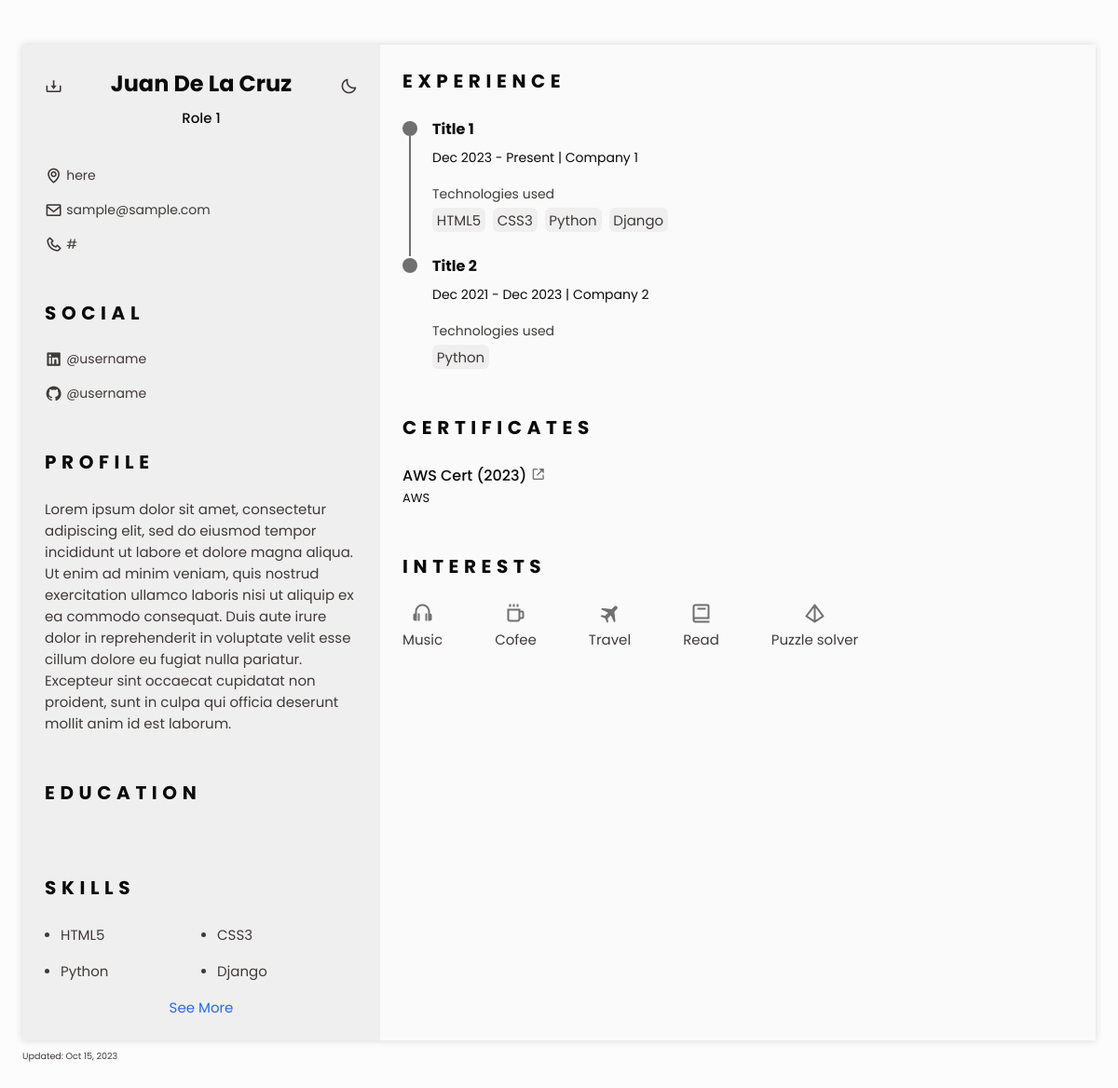
The page /digital_cv/ on the database its author committed.
### apps/portfolio/models.py (models this page shows, shortened)
class Personal(models.Model):
    name = models.CharField(max_length=50, blank=True, null=True)
    role = models.TextField(max_length=500, blank=True, null=True)
    mini_description = models.TextField(max_length=500, blank=True, null=True)
    cv_description = models.TextField(max_length=500, blank=True, null=True)
    cv_link = models.URLField(blank=True, null=True)
    photo = models.ImageField(upload_to='profile_pics/main', blank=True, null=True)
    github = models.URLField(blank=True, null=True)
    linkedin = models.URLField(blank=True, null=True)
    phone = models.CharField(max_length=20, blank=True, null=True)
    email = models.EmailField(blank=True, null=True)
    location = models.CharField(max_length=50, blank=True, null=True)

class Technology(models.Model):
    name = models.CharField(max_length=100)
    photo = models.URLField(blank=True, null=True)

class Experience(models.Model):
    title = models.CharField(max_length=200)
    company = models.CharField(max_length=200)
    start_date = models.CharField(max_length=7)  # Store as string in "MMM YYYY" format
    end_date = models.CharField(max_length=7, null=True, blank=True)  # Store as string in "MMM YYYY" format
    is_current = models.BooleanField(default=False)
    technologies = models.ManyToManyField('Technology')
    @property
    def formatted_start_date(self):
        if len(self.start_date) == 7:
            month = self.start_date[:3].capitalize()
            year = self.start_date[3:]
            return f"{month} {year}"
        return self.start_date
    @property
    def formatted_end_date(self):
        if len(self.end_date) == 7:
            month = self.end_date[:3].capitalize()
            year = self.end_date[3:]
            return f"{month} {year}"
        return self.end_date

class Portfolio(models.Model):
    FILTER_CHOICES = [
        ('filter-project', 'Project'),
        ('filter-certification', 'Certification'),
        ('filter-badge', 'Badge'),
    ]
    name = models.CharField(max_length=100)
    filter = models.CharField(max_length=50, choices=FILTER_CHOICES)
    issuer = models.ForeignKey(Issuing_Organization, on_delete=models.CASCADE, null=True, blank=True)
    year = models.CharField(max_length=4, null=True, blank=True)
    object_fit = models.CharField(max_length=100, null=True, blank=True)
    def get_upload_to(self, filename):
        if self.filter == 'filter-project':
            return 'portfolio/project/{}'.format(filename)
        elif self.filter == 'filter-certification':
            return 'portfolio/certification/{}'.format(filename)
        elif self.filter == 'filter-badge':
            return 'portfolio/badge/{}'.format(filename)
    photo = models.ImageField(upload_to=get_upload_to, blank=True, null=True)
    link1 = models.URLField(blank=True, null=True)
    link2 = models.URLField(blank=True, null=True)
    link3 = models.URLField(blank=True, null=True)

class Issuing_Organization(models.Model):
    name = models.CharField(max_length=100)

### apps/portfolio/views.py (the view)
# urls.py: path('digital_cv/', DigitalCVPageView.as_view(), name='digital_cv'),
class DigitalCVPageView(TemplateView):
    template_name = 'portfolio/digital_cv.html'
    def get_context_data(self, **kwargs):
        context = super().get_context_data(**kwargs)
        experiences = Experience.objects.all()
        for experience in experiences:
            descriptions = Description.objects.filter(experience=experience).order_by('order_number')
            experience.descriptions.set(descriptions)
        context['experiences'] = experiences
        context['personal'] = Personal.objects.all()
        context['education'] = Education.objects.all()
        context['technologies'] = Technology.objects.all()
        context['portfolio'] = Portfolio.objects.filter(
            Q(filter='filter-certification')
        )
        context['website_title'] = Personal.objects.first()
        grouped_portfolio = {}
        portfolios = sorted(context['portfolio'], key=attrgetter('year'), reverse=True)
        for item in portfolios:
            issuer_name = item.issuer.name if item.issuer else "Unknown Issuer"
            if issuer_name not in grouped_portfolio:
                grouped_portfolio[issuer_name] = []
            grouped_portfolio[issuer_name].append(item)
        context['grouped_portfolio'] = grouped_portfolio
        return context

### templates/portfolio/digital_cv.html (shortened to what this page needs)
{% load static %}
<!DOCTYPE html>
<html lang="en">
<head>
    <link rel="stylesheet" href="https://cdn.jsdelivr.net/npm/boxicons@latest/css/boxicons.min.css">
    <link rel="stylesheet" href="{% static 'assets/css/styles_cv.css' %}">
</head>
<body>
    <main class="l-main bd-container">
        <div class="resume" id="area-cv">
            <div class="resume__left">
                {% for personal_info in personal %}
                <section class="home" id="home">
                    <div class="home__container section bd-grid">
                        <div class="home__data bd-grid">
                            <h1 class="home__title"><b>{{ personal_info.name }}</b></h1>
                            <h3 class="home__profession">{{ personal_info.role }}</h3>
                        </div>
                        <div class="home__address bd-grid">
                            <span class="home__information">
                                <i class='bx bx-map home__icon'></i> {{ personal_info.location }}
                            </span>
                            <a href="mailto:rubico.adrian@gmail.com" target="_black" class="home__information">
                                <i class='bx bx-envelope home__icon'></i> {{ personal_info.email }}
                            </a>
                            <a href="tel:+639219607099" target="_black" class="home__information">
                                <i class='bx bx-phone home__icon'></i> {{ personal_info.phone }}
                            </a>
                        </div>
                    </div>
                    <i class="bx bx-moon change-theme" title="Theme" id="theme-button"></i>
                    <a title="Download PDF" class="bx bx-download generate-pdf"
                        href="{{ personal_info.cv_link }}" target="_blank"></a>
                </section>
                <section class="social section">
                    <h2 class="section-title">SOCIAL</h2>
                    <div class="social__container bd-grid">
                        <a href="{{ personal_info.linkedin }}" target="_blank" class="social__link">
                            <i class='bx bxl-linkedin-square social__icon'></i> @username
                        </a>
                        <a href="{{ personal_info.github }}" target="_blank" class="social__link">
                            <i class='bx bxl-github social__icon'></i> @username
                        </a>
                    </div>
                </section>
                <section class="profile section" id="profile">
                    <h2 class="section-title">Profile</h2>
                    <p class="profile__description">
                        {{ personal_info.cv_description }}
                    </p>
                </section>
                {% endfor %}
                <section class="education section" id="education">
                    <h2 class="section-title">Education</h2>
                </section>
                <section class="skills section hide" id="skills">
                    <h2 class="section-title">Skills</h2>
                    <div class="skills__content bd-grid">
                        {% for technologies_skills in technologies %}
                        <div class="skills__name">
                            <span class="skills__circle"></span> {{ technologies_skills.name }}
                        </div>
                        {% endfor %}
                    </div>
                    <a href="#" class="skills-button" id="skills-button">See More</a>
                </section>
            </div>
            <div class="resume__right">
                <section class="experience section" id="experience">
                    <h2 class="section-title">Experience</h2>
                    <div class="experience__container bd-grid">
                        {% for experience in experiences %}
                        <div class="experience__content">
                            <div class="experience__time">
                                <span class="experience__rounder"></span>
                                <span class="experience__line"></span>
                            </div>
                            <div class="experience__data bd-grid">
                                <h3 class="experience__title"><strong>{{ experience.title }}</strong></h3>
                                <span class="experience__company">
                                    {{ experience.formatted_start_date }} -
                                    {% if experience.is_current %}
                                    Present
                                    {% else %}
                                    {{ experience.formatted_end_date }}
                                    {% endif %}
                                    | {{ experience.company }}
                                </span>
                                <div class="experience__technologies">
                                    <span>Technologies used</span>
                                    <ul class="experience__technologies-list">
                                        {% for technology in experience.technologies.all %}
                                        <li class="experience__technologies-item">{{ technology.name }}</li>
                                        {% endfor %}
                                    </ul>
                                </div>
                            </div>
                        </div>
                        {% endfor %}
                    </div>
                </section>
                <section class="certificate section" id="certificates">
                    <h2 class="section-title">Certificates</h2>
                    <div class="certificate__container bd-grid">
                        {% for issuer, portfolio_group in grouped_portfolio.items %}
                            <div class="certificate__content bd-grid">
                                {% for portfolio_info in portfolio_group %}
                                    <h3 class="certificate__title">{{ portfolio_info.name }} ({{ portfolio_info.year }}) <a class="nav__linkcert" href="{{ portfolio_info.link3 }}" target="_blank"><i class='bx bx-link-external'></i></a></h3>
                                {% endfor %}
                                <span class="certificate__company">{{ issuer }}</span>
                            </div>
                        {% endfor %}
                    </div>
                </section>
                <section class="interests section">
                    <h2 class="section-title">Interests</h2>
                    <div class="interests__container bd-grid">
                        <div class="interests__content">
                            <i class="bx bx-headphone interests__icon"></i>
                            <span class="interests__name">Music</span>
                        </div>
                        <div class="interests__content">
                            <i class="bx bx-coffee interests__icon"></i>
                            <span class="interests__name">Cofee</span>
                        </div>
                        <div class="interests__content">
                            <i class="bx bxs-plane-alt interests__icon"></i>
                            <span class="interests__name">Travel</span>
                        </div>
                        <div class="interests__content">
                            <i class="bx bx-book interests__icon"></i>
                            <span class="interests__name">Read</span>
                        </div>
                        <div class="interests__content">
                            <i class='bx bx-pyramid interests__icon'></i>
                            <span class="interests__name">Puzzle solver</span>
                        </div>
                    </div>
                </section>
            </div>
        </div>
        <p class="updated">Updated: Oct 15, 2023</p>
    </main>
</body>
</html>

### rows shown on the page
Personal: name "Juan De La Cruz", role "Role 1", location "here", email "sample@sample.com", phone "#", cv_description "Lorem ipsum dolor sit amet, consectetur adipiscing elit, sed do eiusmod tempor incididunt ut labore et dolore magna aliqua. Ut enim ad minim veniam, quis nostrud exercitation ullamco laboris nisi ut aliquip ex ea commodo consequat. Duis aute irure dolor in reprehenderit in voluptate velit esse cillum dolore eu fugiat nulla pariatur. Excepteur sint occaecat cupidatat non proident, sunt in culpa qui officia deserunt mollit anim id est laborum."
Technology: name "HTML5"
Technology: name "CSS3"
Technology: name "Python"
Technology: name "Django"
Experience: title "Title 1", formatted_start_date "Dec 2023", is_current "Present", company "Company 1"
Experience: title "Title 2", formatted_start_date "Dec 2021", formatted_end_date "Dec 2023", company "Company 2"
Portfolio: name "AWS Cert", year "2023", name "AWS"
